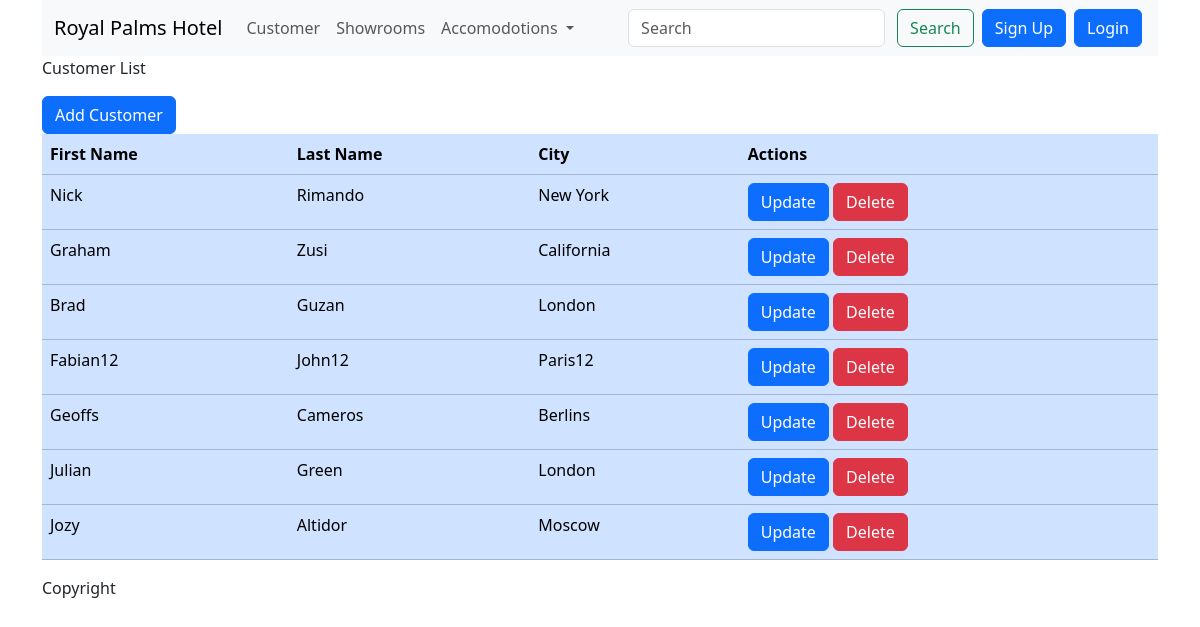
Page /PHPOOP-MySQL/PHPOOP-MySQL/demo_pages/list.php on the committed database.
### tables this page shows
CREATE TABLE `customers` (
  `customer_id` int(11) NOT NULL,
  `first_name` varchar(50) NOT NULL,
  `last_name` varchar(50) NOT NULL,
  `city` varchar(50) NOT NULL
);

### PHPOOP-MySQL/PHPOOP-MySQL/classes/customer.php (called while the page is built, shortened)
<?php
class Customer{
    private $conn;
    public function __construct($dbase){
        $this->conn = $dbase;
    }
    public function read(){
        $query = "SELECT * FROM customers";
        $stmt = $this->conn->prepare($query);
        $stmt->execute();
        return $stmt;
    }
}
?>

### PHPOOP-MySQL/PHPOOP-MySQL/demo_pages/list.php (the view, shortened to what this page needs)
<?php
    include_once "../header.php";
    include_once "../classes/customer.php";
    $db = new Database();
    $dbase = $db->getConnection();
    $customer = new Customer($dbase);
    $stmt = $customer->read();
?>
<p> Customer List </p>
<a class="btn btn-primary" href="create.php" role="button">Add Customer</a>
<div class="table-responsive">
    <table class="table table-primary">
        <thead>
            <tr>
                <th>First Name</th>
                <th>Last Name</th>
                <th>City</th>
                <th>Actions</th>
            </tr>
        </thead>
        <tbody>
            <?php
            while ($row = $stmt->fetch(PDO::FETCH_ASSOC)) {
                extract($row);
                echo"<tr>
                    <td> $first_name </td>
                    <td> $last_name </td>
                    <td> $city </td>
                    <td> <a class='btn btn-primary' href='update.php?id=$customer_id' role='button'>Update</a>
                    <a delete-id='$customer_id' class='btn btn-danger delete-object'>Delete</a></td>
                </tr>";
            }
            ?>
        </tbody>
    </table>
</div>
<?php
    include_once "../footer.php";
?>

### PHPOOP-MySQL/PHPOOP-MySQL/header.php (shortened to what this page needs)
<!DOCTYPE html>
<html lang="en">
<head>
    <link href="https://cdn.jsdelivr.net/npm/bootstrap@5.3.2/dist/css/bootstrap.min.css" rel="stylesheet">
</head>
<body>
    <div class="container">
        <nav class="navbar navbar-expand-lg bg-body-tertiary">
            <div class="container-fluid">
              <a class="navbar-brand" href="index.php">Royal Palms Hotel</a>
              <div class="collapse navbar-collapse" id="navbarSupportedContent">
                <ul class="navbar-nav me-auto mb-2 mb-lg-0">
                  <li class="nav-item">
                    <a class="nav-link" href="demo_pages/list.php">Customer</a>
                  </li>
                  <li class="nav-item">
                    <a class="nav-link" href="#">Showrooms</a>
                  </li>
                  <li class="nav-item dropdown">
                    <a class="nav-link dropdown-toggle" href="#" role="button" data-bs-toggle="dropdown" aria-expanded="false">
                      Accomodotions
                    </a>
                  </li>
                </ul>
                <form class="d-flex" role="search">
                  <input class="form-control me-2" type="search" placeholder="Search" aria-label="Search">
                  <button class="btn btn-outline-success mx-1" type="submit">Search</button>
                </form>
                <button type="button" class="btn btn-primary mx-1" data-bs-toggle="modal" data-bs-target="#signUpModal">Sign Up</button>
                <button type="button" class="btn btn-primary mx-1">Login</button>
              </div>
            </div>
        </nav>

### PHPOOP-MySQL/PHPOOP-MySQL/footer.php (shortened to what this page needs)
<footer>
          Copyright
        </footer>
    </div>
</body>
</html>

### rows in the picture
customers: first_name "Nick", last_name "Rimando", city "New York"
customers: first_name "Graham", last_name "Zusi", city "California"
customers: first_name "Brad", last_name "Guzan", city "London"
customers: first_name "Fabian12", last_name "John12", city "Paris12"
customers: first_name "Geoffs", last_name "Cameros", city "Berlins"
customers: first_name "Julian", last_name "Green", city "London"
customers: first_name "Jozy", last_name "Altidor", city "Moscow"
